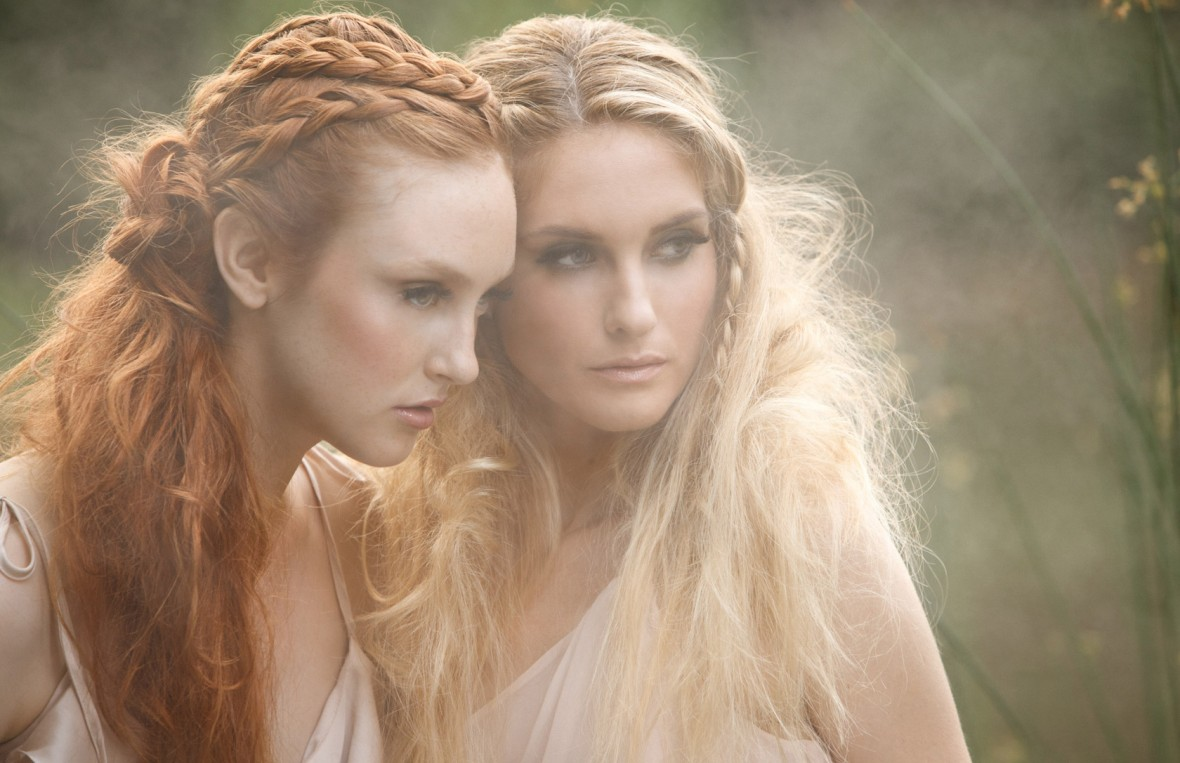
#> input picture task1/imgs/girls.jpg, 1180 x 763 px
$ python 1.py -i imgs/girls.jpg -o imgs/forest_res.png
#> lines starting #> are read from the running program, lines starting #| are printed output that depends on the picture
import cv2, argparse, os
import numpy as np
from matplotlib import pyplot as plt

radius, t0 = 3, 0.1
window_size = 2 * radius + 1
w_size = (window_size, window_size)
kernel = np.ones((window_size, window_size))

def calc_dark(img):
    # 得到暗通道图像
    merge_img = np.min(img, axis=-1)
    return cv2.erode(merge_img, kernel)

def calc_a(dark, img):
    # 估计全球大气光 a 值
    w, h, _ = img.shape
    idn, tot_pixes = np.argsort(dark.reshape(-1))[::-1], w * h

    a, sample = [0., 0., 0.], tot_pixes // 1000
    for i in range(sample):
        x, y = idn[i] // h, idn[i] % h
        for j in range(3):
            a[j] += img[x][y][j]
    for i in range(3):
        a[i] /= sample
    return a

def calc_tx(img, a :list):
    # 获得 t(x) 的估计值
    omega = 0.95
    n_img = img.copy()
    for i in range(3):
        n_img[:, :, i] = n_img[:, :, i] / a[i]

    return 1 - omega * calc_dark(n_img)

def calc_jx(img, tx, a):
    n_img = img.copy()
    tx = np.maximum(tx, t0)
    for i in range(3):
        n_img[:, :, i] = (n_img[:, :, i] - a[i]) / tx + a[i]
    return n_img


if __name__ == '__main__':
    parser = argparse.ArgumentParser(description='Image Dehazing')
    parser.add_argument('-i', type=str, help='Image path')
    parser.add_argument('-o', type=str, default='res.bmp', help='Output path')

    args = parser.parse_args()
    path = args.i
    img = cv2.imread(path, 1)
#> img is the input picture: shape (763, 1180, 3); mean B, G, R 116.1, 139.8, 161.9
    if img is None:
        print('Image not found')
        exit()

    img = img.astype(np.float32) / 255.0
    dark = calc_dark(img)
#> in calc_dark, `return cv2.erode(merge_img, kernel)`:
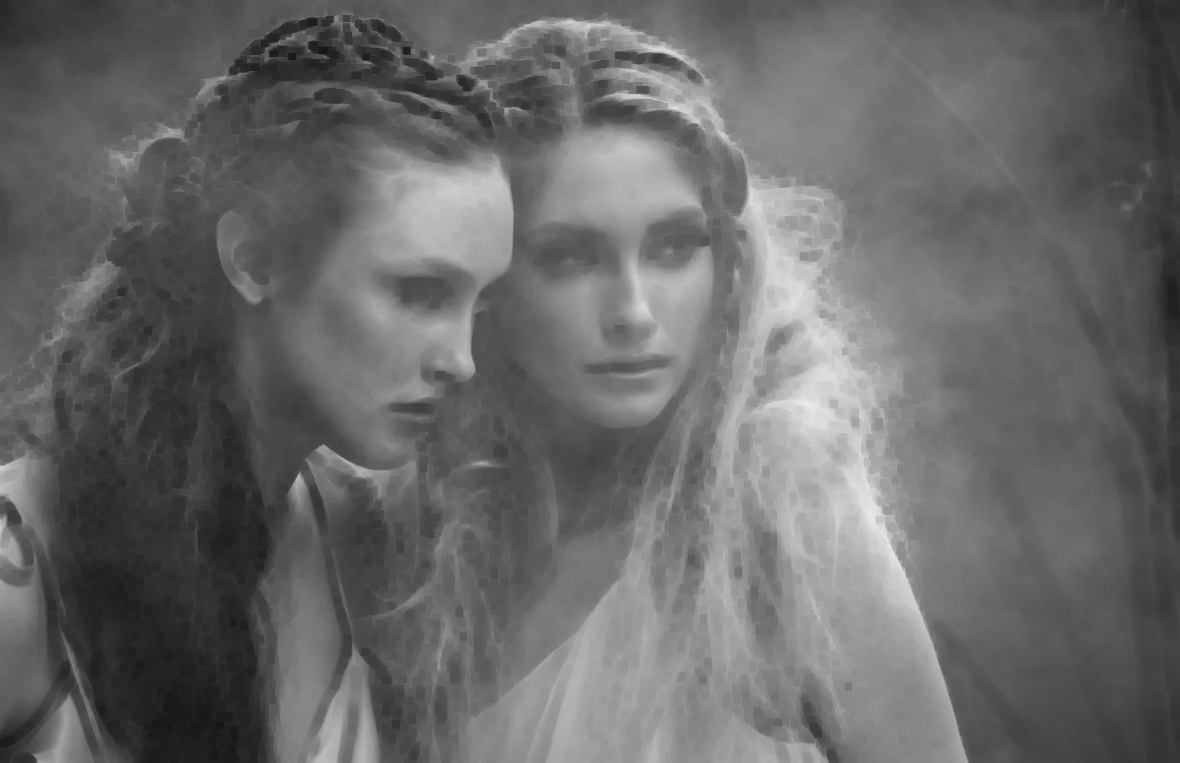
#> returned value: shape (763, 1180) float32; min 0.0902, max 0.925, mean 0.411
    a = calc_a(dark, img)
#> in calc_a, `idn, tot_pixes = np.argsort(dark.reshape(-1))[::-1], w * h`: tot_pixes = 900340
#> in calc_a, `a, sample = [0., 0., 0.], tot_pixes // 1000`: a = [0, 0, 0]; sample = 900
#> the loop in calc_a, `for i in range(sample):` made 900 passes
#> (x, y) on passes 1 to 3: (404, 810), (404, 808), (404, 806)
#> after the loop in calc_a, `for i in range(sample):`: a = [819.1, 864.4, 892.4]
#> after the loop in calc_a, `for i in range(3):`: a = [0.91, 0.96, 0.992]
#> a = [0.91, 0.96, 0.992]
    tx = calc_tx(img, a)
#> after the loop in calc_tx, `for i in range(3):`:
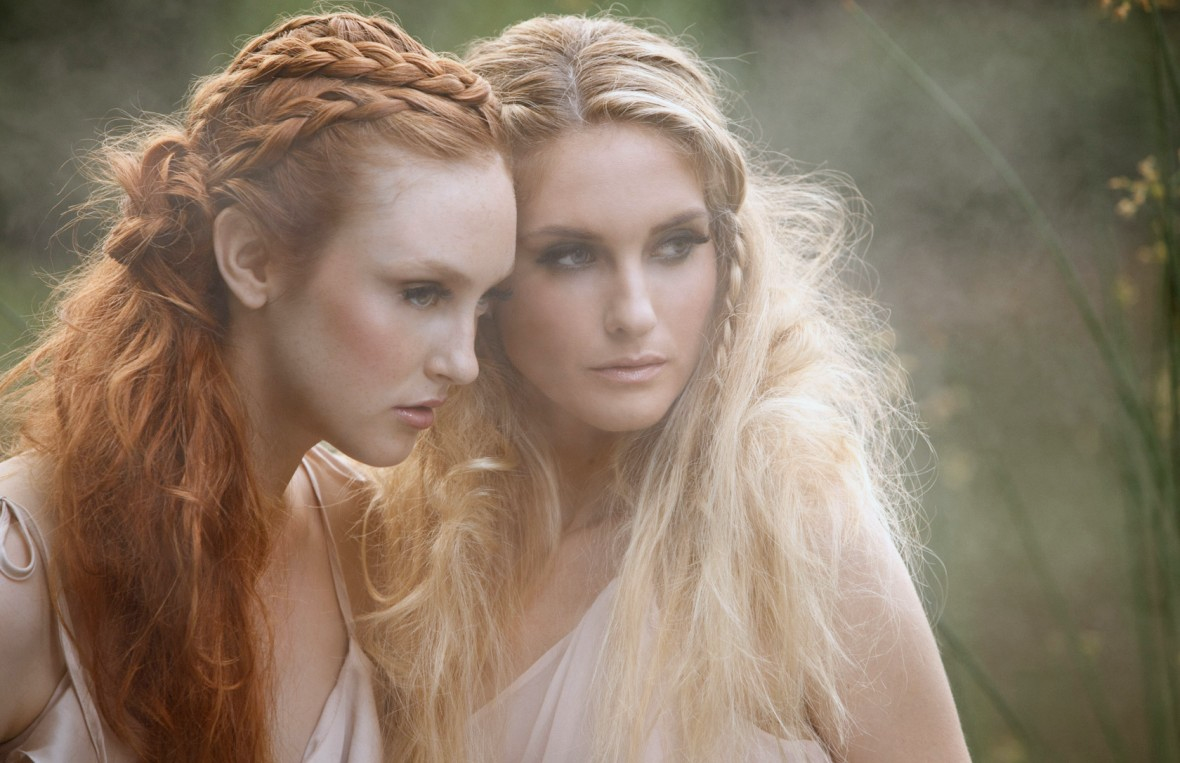
#> n_img: shape (763, 1180, 3) float32; mean B, G, R 0.5, 0.571, 0.64; drawn with min black and max white
    # tx = cv2.ximgproc.guidedFilter(img, tx, radius=15, eps=0.001, dDepth=-1)
    ans = calc_jx(img, tx, a)
#> after the loop in calc_jx, `for i in range(3):`:
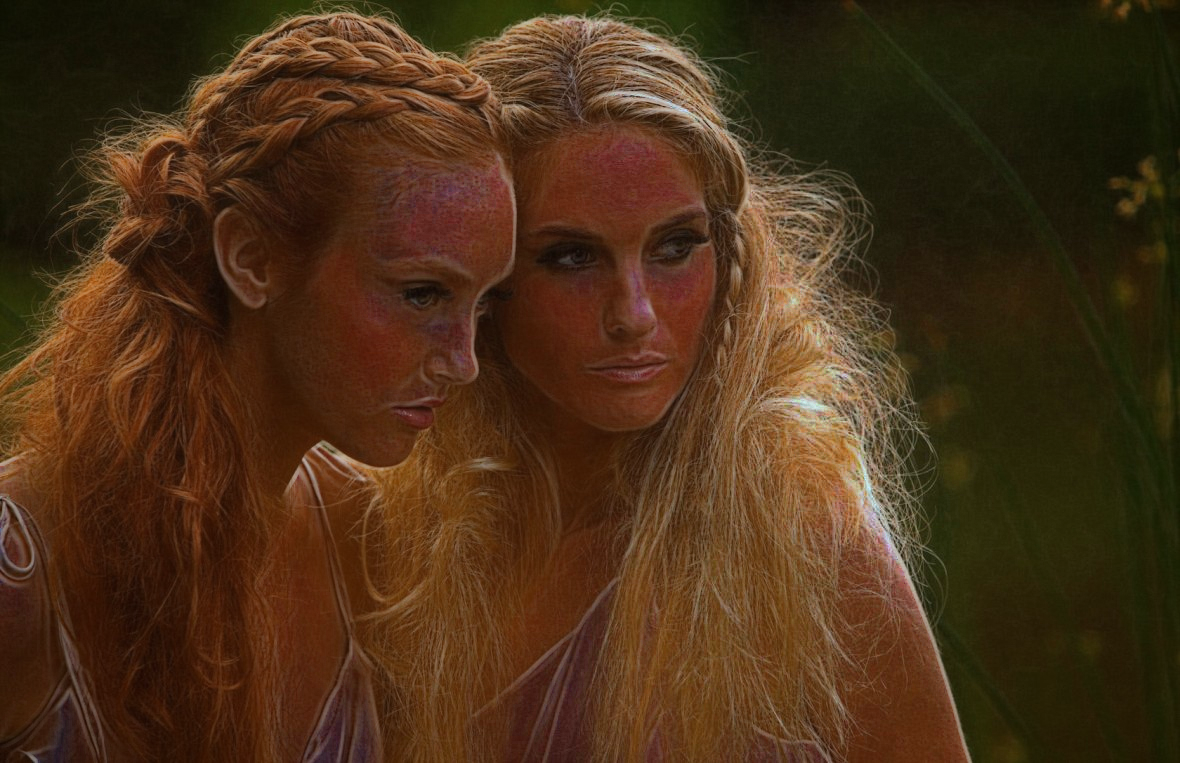
#> n_img: shape (763, 1180, 3) float32; mean B, G, R 0.134, 0.261, 0.396; drawn with min black and max white

    cv2.imwrite(parser.parse_args().o, ans * 255)
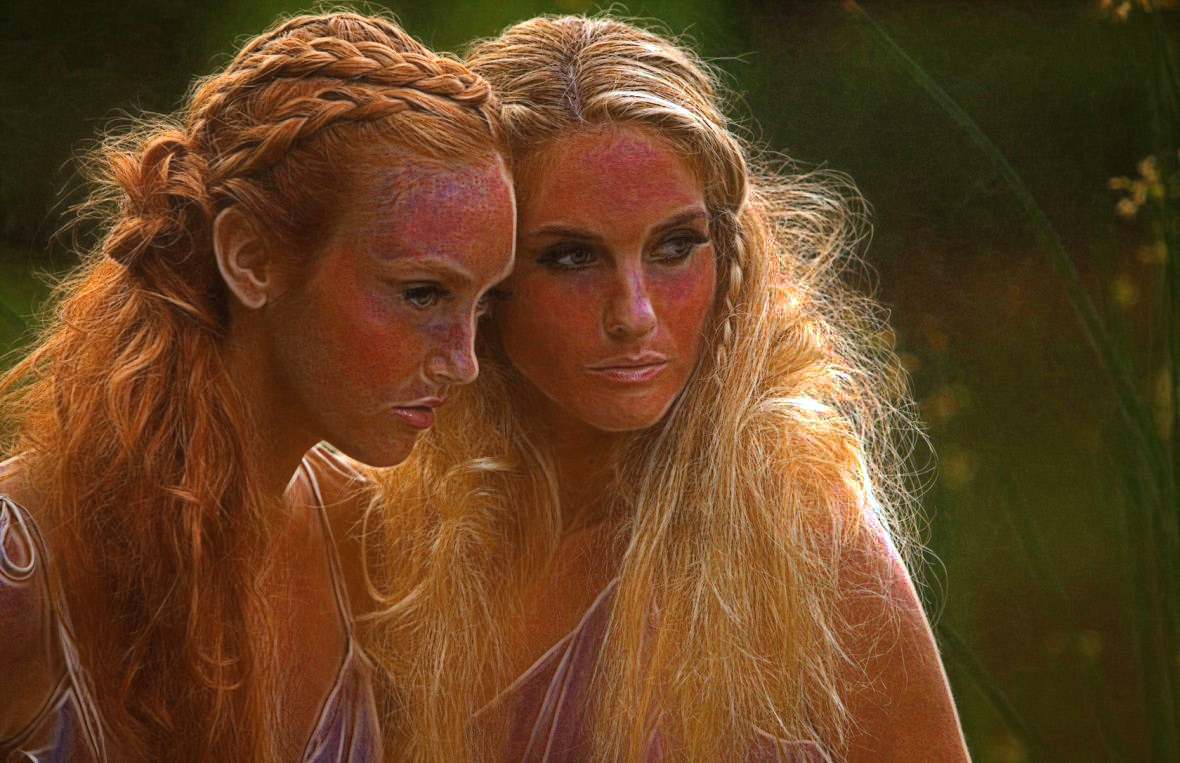
#> saved as forest_res.png: shape (763, 1180, 3); mean B, G, R 34.2, 66.6, 101

$ run again, on task1/imgs/gugong.bmp
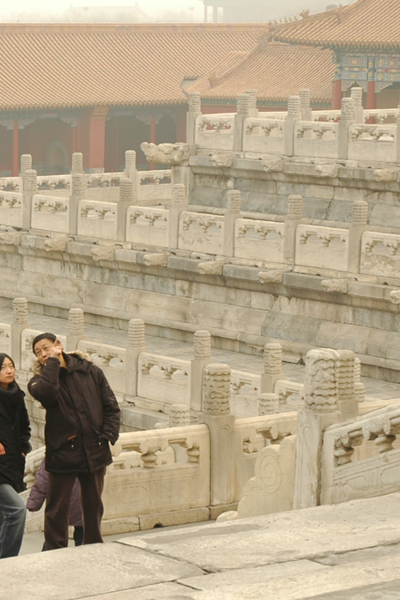
#> input picture task1/imgs/gugong.bmp, 400 x 600 px
#> img is the input picture: shape (600, 400, 3); mean B, G, R 138.9, 165.8, 181.4
#> in calc_dark, `return cv2.erode(merge_img, kernel)`:
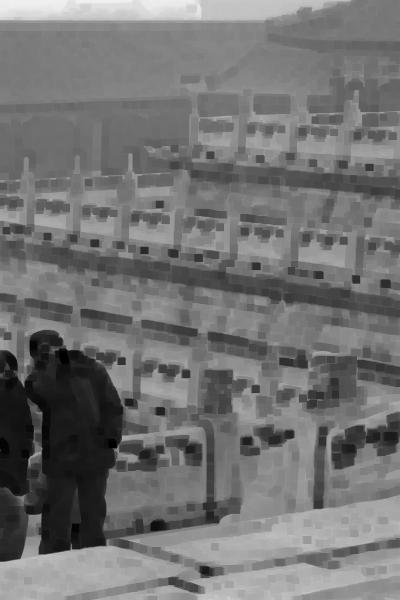
#> returned value: shape (600, 400) float32; min 0, max 0.937, mean 0.449
#> tot_pixes = 240000
#> in calc_a, `a, sample = [0., 0., 0.], tot_pixes // 1000`: a = [0, 0, 0]; sample = 240
#> the loop in calc_a, `for i in range(sample):` made 240 passes
#> (x, y) on passes 1 to 3: (0, 31), (0, 43), (0, 4)
#> after the loop in calc_a, `for i in range(sample):`: a = [225.9, 240, 238.1]
#> after the loop in calc_a, `for i in range(3):`: a = [0.941, 1, 0.992]
#> after the loop in calc_jx, `for i in range(3):`:
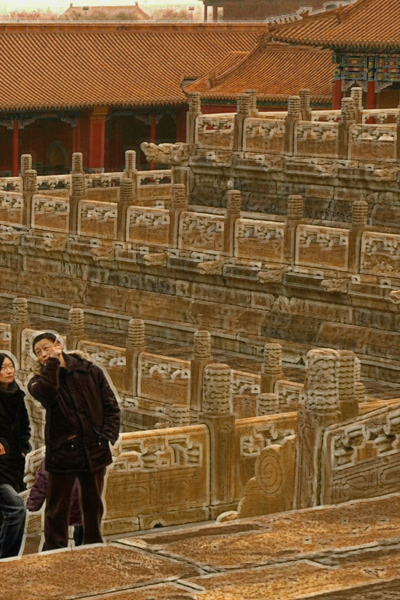
#> n_img: shape (600, 400, 3) float32; mean B, G, R 0.225, 0.379, 0.508; drawn with min black and max white

$ run again, on task1/imgs/hongkong.bmp
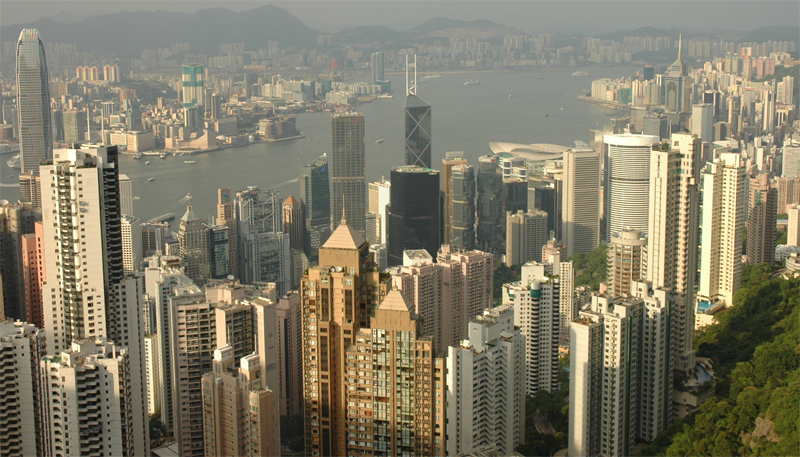
#> input picture task1/imgs/hongkong.bmp, 800 x 457 px
#> img is the input picture: shape (457, 800, 3); mean B, G, R 103.1, 123.1, 128.8
#> in calc_dark, `return cv2.erode(merge_img, kernel)`:
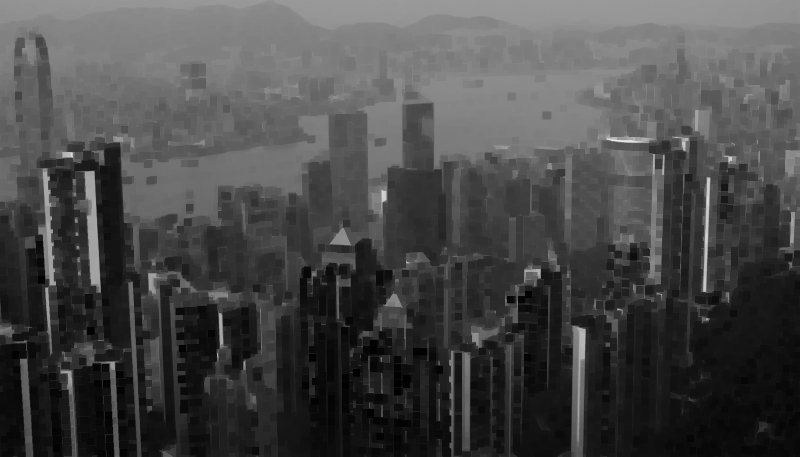
#> returned value: shape (457, 800) float32; min 0, max 0.937, mean 0.284
#> tot_pixes = 365600
#> in calc_a, `a, sample = [0., 0., 0.], tot_pixes // 1000`: a = [0, 0, 0]; sample = 365
#> the loop in calc_a, `for i in range(sample):` made 365 passes
#> (x, y) on passes 1 to 3: (140, 615), (140, 614), (140, 616)
#> after the loop in calc_a, `for i in range(sample):`: a = [308.3, 361.7, 357.6]
#> after the loop in calc_a, `for i in range(3):`: a = [0.845, 0.991, 0.98]
#> `cv2.imwrite(parser.parse_args().o, ans * 255)`:
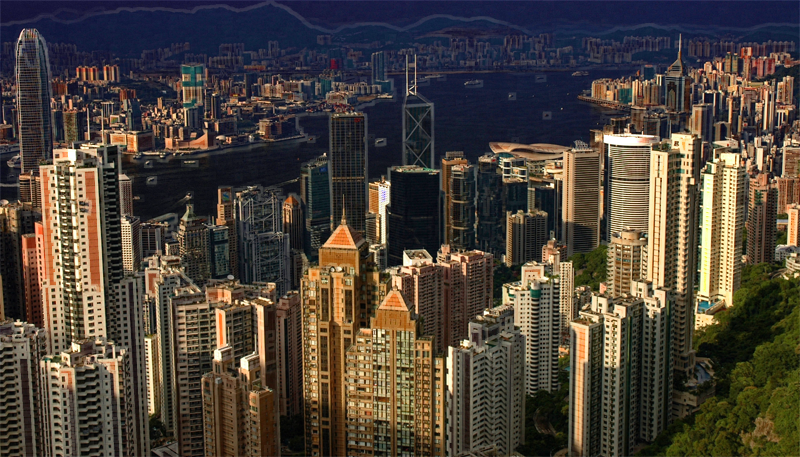
#> saved as hongkong.bmp: shape (457, 800, 3); mean B, G, R 57.9, 67.3, 76.3

$ run again, on task1/imgs/ny1.bmp
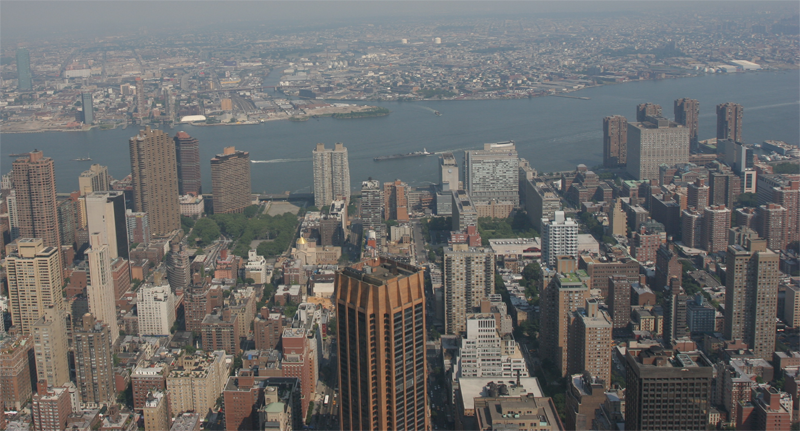
#> input picture task1/imgs/ny1.bmp, 800 x 431 px
#> img is the input picture: shape (431, 800, 3); mean B, G, R 107.1, 108.1, 108.8
#> in calc_dark, `return cv2.erode(merge_img, kernel)`:
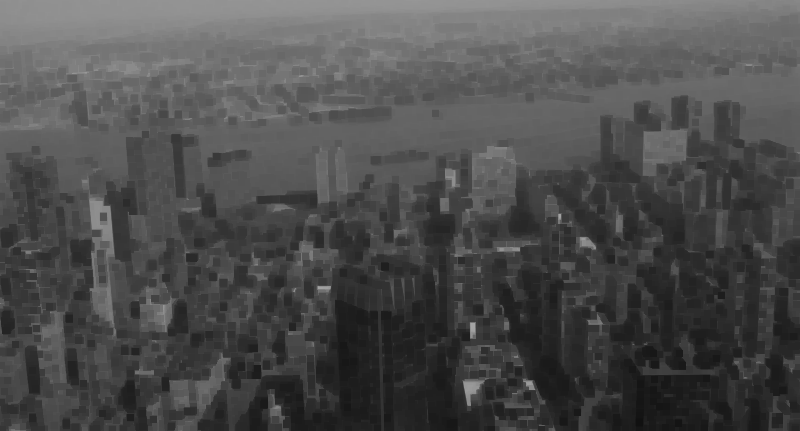
#> returned value: shape (431, 800) float32; min 0.0667, max 0.647, mean 0.301
#> tot_pixes = 344800
#> in calc_a, `a, sample = [0., 0., 0.], tot_pixes // 1000`: a = [0, 0, 0]; sample = 344
#> the loop in calc_a, `for i in range(sample):` made 344 passes
#> (x, y) on passes 1 to 3: (324, 471), (326, 471), (323, 471)
#> after the loop in calc_a, `for i in range(sample):`: a = [219.5, 228.8, 233]
#> after the loop in calc_a, `for i in range(3):`: a = [0.638, 0.665, 0.677]
#> `cv2.imwrite(parser.parse_args().o, ans * 255)`:
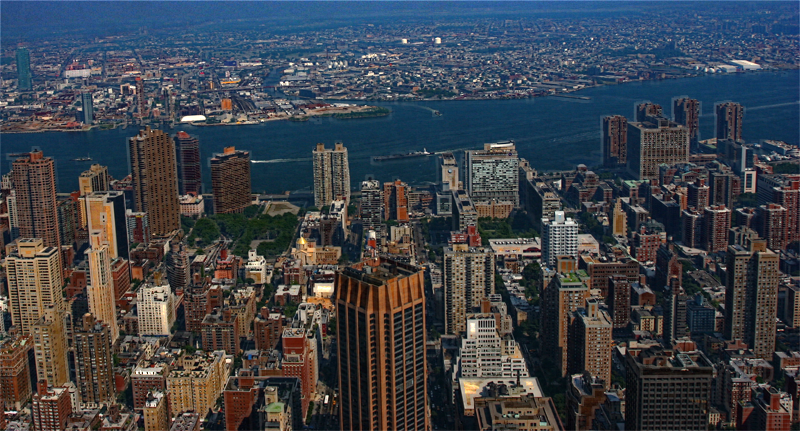
#> saved as ny1.bmp: shape (431, 800, 3); mean B, G, R 73.6, 66.8, 62.5
